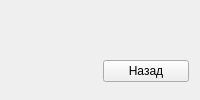
              <widget class="QWidget" name="plotsPage">
               <layout class="QGridLayout" name="gridLayout_10">
                <item row="0" column="1">
                 <widget class="QCustomPlot" name="customPlotHumidity" native="true"/>
                </item>
                <item row="0" column="0">
                 <widget class="QCustomPlot" name="customPlotTemperature" native="true">
                  <property name="sizePolicy">
                   <sizepolicy hsizetype="Preferred" vsizetype="MinimumExpanding">
                    <horstretch>0</horstretch>
                    <verstretch>0</verstretch>
                   </sizepolicy>
                  </property>
                 </widget>
                </item>
                <item row="1" column="0">
                 <widget class="QCustomPlot" name="customPlotPressure" native="true">
                  <property name="sizePolicy">
                   <sizepolicy hsizetype="Preferred" vsizetype="MinimumExpanding">
                    <horstretch>0</horstretch>
                    <verstretch>0</verstretch>
                   </sizepolicy>
                  </property>
                 </widget>
                </item>
                <item row="1" column="1">
                 <widget class="QPushButton" name="pushButton_8">
                  <property name="text">
                   <string>Назад</string>
                  </property>
                 </widget>
                </item>
               </layout>
              </widget>
